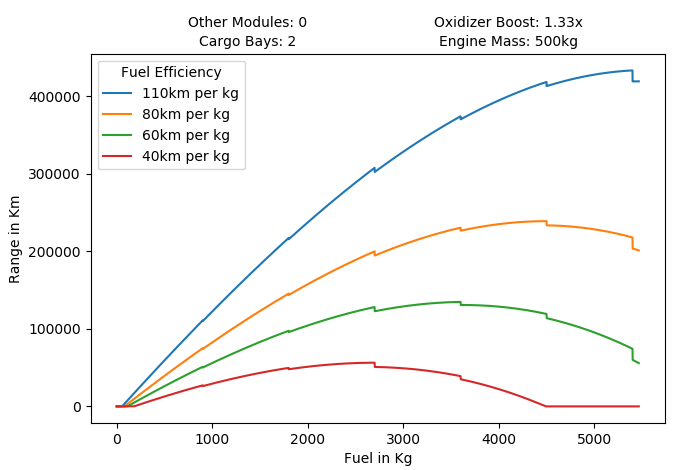

Reproduce this figure in Python.
# Created by lfricken https://github.com/lfricken/oni-mods
# Calculates rocket distances.
# equations obtained from Assembly-CSharp.RocketStats.GetRocketMaxDistance

import math
import matplotlib.pyplot as plt
import pylab
from collections import deque

# what is on your rocket?
cargo_bays = 2
other_modules = 0

# must be in descending efficiency! km of range per kg of fuel burned
fuel_efficiencies = [110, 80, 60, 40]

# oxylite is 1.0, lox is 1.33
oxidizer_efficiency = 1.33

stop_graph_at_peak_range: bool = True
fuel_tank_capacity = 900
oxy_tank_capacity = 2700
empty_tank_mass = 100

capsule_mass = 200
engine_mass = 500

cargo_bay_mass = 2000
other_module_mass = 200


def get_num_tanks(amount: float, amount_per: float) -> int:
	return math.ceil(max(float(1), amount) / amount_per)


def get_num_fuel_tanks(kg_fuel: float) -> int:
	return get_num_tanks(kg_fuel, fuel_tank_capacity)


def get_num_oxy_tanks(kg_oxy: float) -> int:
	return get_num_tanks(kg_oxy, oxy_tank_capacity)


def get_weight(kg_fuel: float, kg_oxy: float, cargo_bays_units: int, other_modules_units: int) -> float:
	num_fuel_tanks = get_num_fuel_tanks(kg_fuel)
	num_oxy_tanks = get_num_oxy_tanks(kg_oxy)

	fuel = num_fuel_tanks * empty_tank_mass + kg_fuel
	oxidizer = num_oxy_tanks * empty_tank_mass + kg_oxy
	capsule_engine = capsule_mass + engine_mass
	storage = cargo_bays_units * cargo_bay_mass
	other = other_modules_units * other_module_mass
	return fuel + oxidizer + capsule_engine + storage + other


def distance_penalty(weight: float) -> float:
	weight: float = float(weight)
	return max(weight, (weight / 300.0) ** 3.2)


def distance(kg_fuel: float, kg_oxy: float, km_per_kg_fuel: float) -> float:
	return oxidizer_efficiency * min(kg_fuel, kg_oxy) * km_per_kg_fuel


def calc_total_distance(kg_fuel: float, km_per_kg_fuel: float):
	kg_oxy = kg_fuel

	weight = get_weight(kg_fuel, kg_oxy, cargo_bays, other_modules)
	penalty = distance_penalty(weight)

	max_dist = distance(kg_fuel, kg_oxy, km_per_kg_fuel)
	final_distance = max_dist - penalty
	return final_distance


def test_this():
	assert (1 == get_num_tanks(1, fuel_tank_capacity))
	assert (1 == get_num_tanks(2, fuel_tank_capacity))
	assert (1 == get_num_tanks(fuel_tank_capacity, fuel_tank_capacity))
	assert (2 == get_num_tanks(fuel_tank_capacity + 1, fuel_tank_capacity))
	assert (2 == get_num_tanks(fuel_tank_capacity * 2, fuel_tank_capacity))
	assert (3 == get_num_tanks(fuel_tank_capacity * 2 + 1, fuel_tank_capacity))


def only_gets_worse(distance_delta_queue: deque) -> bool:
	a = distance_delta_queue[0]
	b = distance_delta_queue[1]
	c = distance_delta_queue[2]
	d = distance_delta_queue[3]

	is_getting_worse = 0 > a
	if stop_graph_at_peak_range:
		is_getting_worse: bool = True

	return is_getting_worse and a > b > c > d


def main():
	max_fuel_amount = 50000
	max_distance = 0
	distance_delta_queue: deque = deque()

	for efficiency in fuel_efficiencies:
		is_most_efficient_fuel: bool = efficiency == fuel_efficiencies[0]
		x_axis: [int] = []
		y_axis: [int] = []
		for fuel_amount in range(max_fuel_amount):
			new_range = calc_total_distance(fuel_amount, efficiency)

			distance_delta_queue.append(new_range)
			if len(distance_delta_queue) >= 4:
				if is_most_efficient_fuel and only_gets_worse(distance_delta_queue):
					max_distance = new_range
					max_fuel_amount = fuel_amount
					break  # rocket distance will never go up again

				distance_delta_queue.popleft()

			x_axis.append(fuel_amount)
			y_axis.append(max(float(0), new_range))

		if len(x_axis) == 0:
			print('Your rocket was so bad that it cant even get 1 km of range! Try improving fuel efficiency or reducing weight.')

		plt.plot(x_axis, y_axis, label=str(efficiency) + 'km per kg')

	plt.xlabel('Fuel in Kg')
	plt.ylabel('Range in Km')

	pylab.legend(title='Fuel Efficiency', loc='upper left')

	plt.text(max_fuel_amount * 0.25, max_distance * 1.12, 'Cargo Bays: ' + str(cargo_bays), ha='center', va='center')
	plt.text(max_fuel_amount * 0.25, max_distance * 1.18, 'Other Modules: ' + str(other_modules), ha='center', va='center')
	plt.text(max_fuel_amount * 0.75, max_distance * 1.12, 'Engine Mass: ' + str(engine_mass) + "kg", ha='center', va='center')
	plt.text(max_fuel_amount * 0.75, max_distance * 1.18, 'Oxidizer Boost: ' + str(oxidizer_efficiency) + "x", ha='center', va='center')

	plt.show()


test_this()  # uncomment to test
main()
